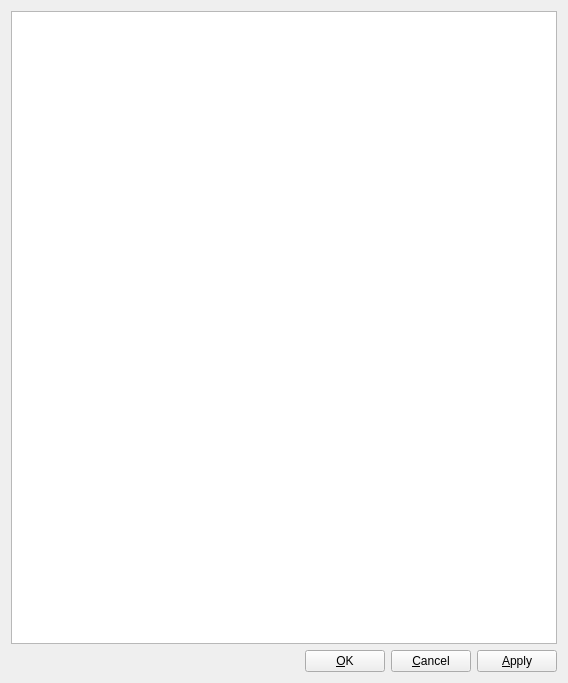
<?xml version="1.0" encoding="UTF-8"?>
<ui version="4.0">
 <class>StyleSheetEditor</class>
 <widget class="QWidget" name="StyleSheetEditor">
  <property name="geometry">
   <rect>
    <x>0</x>
    <y>0</y>
    <width>568</width>
    <height>683</height>
   </rect>
  </property>
  <property name="windowTitle">
   <string/>
  </property>
  <layout class="QVBoxLayout" name="verticalLayout">
   <item>
    <widget class="QPlainTextEdit" name="edit"/>
   </item>
   <item>
    <layout class="QHBoxLayout" name="horizontalLayout">
     <item>
      <spacer name="horizontalSpacer">
       <property name="orientation">
        <enum>Qt::Horizontal</enum>
       </property>
       <property name="sizeHint" stdset="0">
        <size>
         <width>40</width>
         <height>10</height>
        </size>
       </property>
      </spacer>
     </item>
     <item>
      <widget class="QPushButton" name="buttonOk">
       <property name="text">
        <string>&amp;OK</string>
       </property>
      </widget>
     </item>
     <item>
      <widget class="QPushButton" name="buttonCancel">
       <property name="text">
        <string>&amp;Cancel</string>
       </property>
      </widget>
     </item>
     <item>
      <widget class="QPushButton" name="buttonApply">
       <property name="text">
        <string>&amp;Apply</string>
       </property>
      </widget>
     </item>
    </layout>
   </item>
  </layout>
  <action name="actionApply">
   <property name="text">
    <string>&amp;Apply</string>
   </property>
  </action>
  <action name="actionOk">
   <property name="text">
    <string>&amp;OK</string>
   </property>
  </action>
  <action name="actionCancel">
   <property name="text">
    <string>&amp;Cancel</string>
   </property>
  </action>
 </widget>
 <layoutdefault spacing="6" margin="11"/>
 <resources/>
 <connections>
  <connection>
   <sender>actionApply</sender>
   <signal>triggered()</signal>
   <receiver>StyleSheetEditor</receiver>
   <slot>onActionApply()</slot>
   <hints>
    <hint type="sourcelabel">
     <x>-1</x>
     <y>-1</y>
    </hint>
    <hint type="destinationlabel">
     <x>353</x>
     <y>385</y>
    </hint>
   </hints>
  </connection>
  <connection>
   <sender>actionOk</sender>
   <signal>triggered()</signal>
   <receiver>StyleSheetEditor</receiver>
   <slot>onActionOk()</slot>
   <hints>
    <hint type="sourcelabel">
     <x>-1</x>
     <y>-1</y>
    </hint>
    <hint type="destinationlabel">
     <x>353</x>
     <y>385</y>
    </hint>
   </hints>
  </connection>
  <connection>
   <sender>actionCancel</sender>
   <signal>triggered()</signal>
   <receiver>StyleSheetEditor</receiver>
   <slot>onActionCancel()</slot>
   <hints>
    <hint type="sourcelabel">
     <x>-1</x>
     <y>-1</y>
    </hint>
    <hint type="destinationlabel">
     <x>353</x>
     <y>385</y>
    </hint>
   </hints>
  </connection>
  <connection>
   <sender>buttonOk</sender>
   <signal>clicked()</signal>
   <receiver>actionOk</receiver>
   <slot>trigger()</slot>
   <hints>
    <hint type="sourcelabel">
     <x>498</x>
     <y>750</y>
    </hint>
    <hint type="destinationlabel">
     <x>-1</x>
     <y>-1</y>
    </hint>
   </hints>
  </connection>
  <connection>
   <sender>buttonApply</sender>
   <signal>clicked()</signal>
   <receiver>actionApply</receiver>
   <slot>trigger()</slot>
   <hints>
    <hint type="sourcelabel">
     <x>579</x>
     <y>750</y>
    </hint>
    <hint type="destinationlabel">
     <x>-1</x>
     <y>-1</y>
    </hint>
   </hints>
  </connection>
  <connection>
   <sender>buttonCancel</sender>
   <signal>clicked()</signal>
   <receiver>actionCancel</receiver>
   <slot>trigger()</slot>
   <hints>
    <hint type="sourcelabel">
     <x>660</x>
     <y>750</y>
    </hint>
    <hint type="destinationlabel">
     <x>-1</x>
     <y>-1</y>
    </hint>
   </hints>
  </connection>
 </connections>
 <slots>
  <slot>onActionApply()</slot>
  <slot>onActionOk()</slot>
  <slot>onActionCancel()</slot>
 </slots>
</ui>
